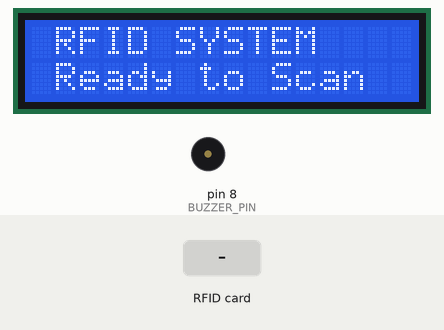
Simulated run of this sketch. Board: Arduino Uno, built with avr-gcc and run on an emulated ATmega328P. On the bench: 16×2 character LCD, buzzer (waves = sounding, pin HIGH). Inputs (shaded band) come from the test bench. Pins used as bus, display or sensor lines are not drawn; what the sketch prints to the serial monitor is not drawn.

Above: at 0.2 s.
2.6 s: RFID card 43 EF 2C 06 held to the reader
At 4.6 s:
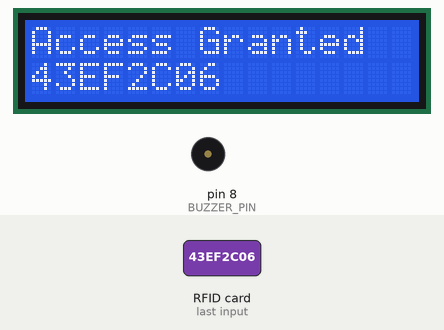
5.6 s: RFID card CE 81 86 04 held to the reader
At 7.7 s:
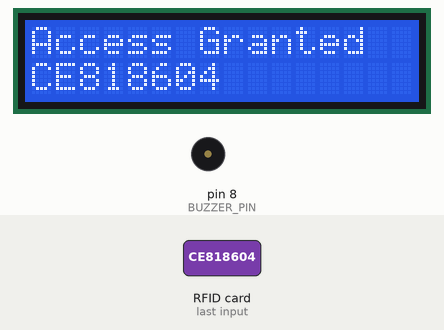
8.6 s: RFID card 86 F6 45 06 held to the reader
At 9.8 s:
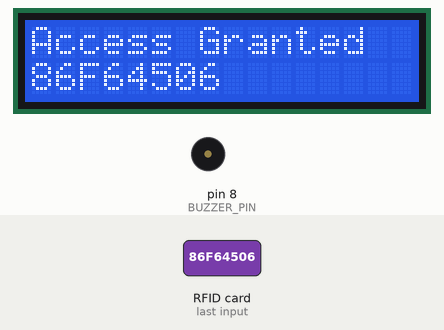
11.6 s: RFID card 5E 7A 19 C4 held to the reader
At 14.9 s:
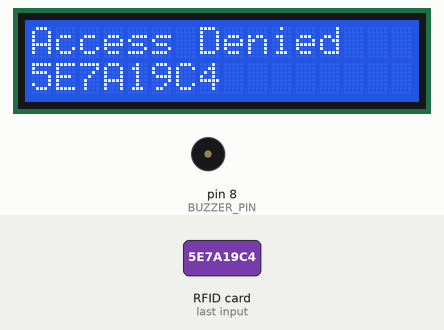
Timing chart, 0 to 16.4 s (numbered marks = the images above; inputs shaded):
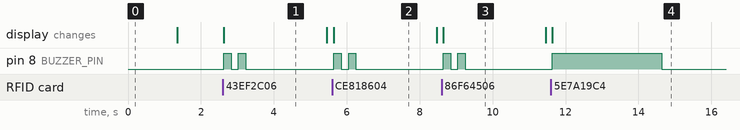

Measured:
- after the input at 2.6 s, pin 8 (BUZZER_PIN): alternates HIGH for 0.20 s and LOW for 0.20 s, 4 changes in all, then stays LOW, starting at once; the display: changes at once (image 1)
- after the input at 5.6 s, pin 8 (BUZZER_PIN): alternates HIGH for 0.20 s and LOW for 0.20 s, 4 changes in all, then stays LOW, starting after 0.05 s; the display: changes after 0.05 s (image 2)
- after the input at 8.6 s, pin 8 (BUZZER_PIN): alternates HIGH for 0.20 s and LOW for 0.20 s, 4 changes in all, then stays LOW, starting after 0.05 s; the display: changes after 0.05 s (image 3)
- after the input at 11.6 s, pin 8 (BUZZER_PIN): LOW → HIGH at once, → LOW 3.0 s later; the display: changes at once (image 4)
- what the display in image 1 shows lasts 2.8 s, from 2.6 s to 5.4 s

The sketch:

RFID_Attendance_System.ino
```cpp
#include <SPI.h>
#include <MFRC522.h>
#include <Wire.h>
#include <LiquidCrystal_I2C.h>

// --- Pins ---
#define SS_PIN 10
#define RST_PIN 9
#define BUZZER_PIN 8   // buzzer connected to pin 8

// --- Instances ---
MFRC522 mfrc522(SS_PIN, RST_PIN);
LiquidCrystal_I2C lcd(0x27, 16, 2); // change to 0x3F if LCD doesn't respond

// --- Authorized UIDs ---
String authorizedCards[] = {
  "43EF2C06",   // sample card
  "CE818604",   // sample card
  "86F64506"    // add more cards here if needed
};

// total authorized cards
int totalCards = sizeof(authorizedCards) / sizeof(authorizedCards[0]);

void setup() {

  Serial.begin(9600);

  // starting SPI communication
  SPI.begin();

  // initializing RFID reader
  mfrc522.PCD_Init();

  // LCD setup
  lcd.init();
  lcd.backlight();
  lcd.clear();

  lcd.setCursor(0,0);
  lcd.print(" RFID SYSTEM ");

  lcd.setCursor(0,1);
  lcd.print(" Ready to Scan");

  delay(1200);
  lcd.clear();

  // buzzer setup
  pinMode(BUZZER_PIN, OUTPUT);

  // making sure buzzer is off initially
  digitalWrite(BUZZER_PIN, LOW);

  // serial monitor format
  Serial.println("UID,STATUS,MILLIS");
}

void loop() {

  // waiting for card scan
  if (!mfrc522.PICC_IsNewCardPresent())
    return;

  // reading RFID card data
  if (!mfrc522.PICC_ReadCardSerial())
    return;

  // building UID string
  String uidString = "";

  for (byte i = 0; i < mfrc522.uid.size; i++) {

    // adding leading zero if required
    if (mfrc522.uid.uidByte[i] < 0x10)
      uidString += "0";

    uidString += String(mfrc522.uid.uidByte[i], HEX);
  }

  uidString.toUpperCase();

  // checking if scanned card exists
  bool authorized = false;

  for (int i = 0; i < totalCards; i++) {

    if (uidString == authorizedCards[i]) {
      authorized = true;
      break;
    }
  }

  // --- LCD + Buzzer ---
  lcd.clear();

  if (authorized) {

    lcd.setCursor(0,0);
    lcd.print("Access Granted");

    lcd.setCursor(0,1);
    lcd.print(uidString);

    // short beep sound for valid card
    for (int i = 0; i < 2; i++) {

      digitalWrite(BUZZER_PIN, HIGH);
      delay(200);

      digitalWrite(BUZZER_PIN, LOW);
      delay(200);
    }

  } else {

    lcd.setCursor(0,0);
    lcd.print("Access Denied");

    lcd.setCursor(0,1);
    lcd.print(uidString);

    // longer alert sound for invalid card
    digitalWrite(BUZZER_PIN, HIGH);
    delay(3000);

    digitalWrite(BUZZER_PIN, LOW);
  }

  // --- Serial log ---
  Serial.print(uidString);
  Serial.print(",");

  Serial.print(authorized ? "GRANTED" : "DENIED");
  Serial.print(",");

  Serial.println(millis());

  // stopping communication with scanned card
  mfrc522.PICC_HaltA();
  mfrc522.PCD_StopCrypto1();

  // resetting display
  delay(2000);

  lcd.clear();
  lcd.setCursor(0,0);
  lcd.print(" Ready to Scan");
}
```
